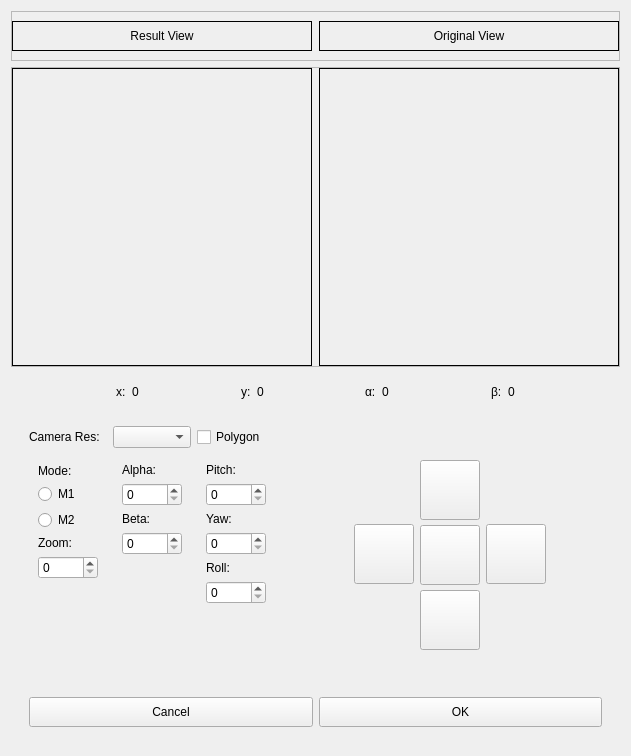
<?xml version="1.0" encoding="UTF-8"?>
<ui version="4.0">
 <class>Setup</class>
 <widget class="QWidget" name="Setup">
  <property name="geometry">
   <rect>
    <x>0</x>
    <y>0</y>
    <width>631</width>
    <height>756</height>
   </rect>
  </property>
  <property name="windowTitle">
   <string>Form</string>
  </property>
  <layout class="QVBoxLayout" name="verticalLayout_5">
   <item>
    <widget class="QFrame" name="verticalFrame_3">
     <layout class="QVBoxLayout" name="wholeFrame">
      <property name="leftMargin">
       <number>0</number>
      </property>
      <property name="topMargin">
       <number>0</number>
      </property>
      <property name="rightMargin">
       <number>0</number>
      </property>
      <property name="bottomMargin">
       <number>0</number>
      </property>
      <item>
       <widget class="QFrame" name="frame_3">
        <property name="minimumSize">
         <size>
          <width>0</width>
          <height>50</height>
         </size>
        </property>
        <property name="frameShape">
         <enum>QFrame::StyledPanel</enum>
        </property>
        <property name="frameShadow">
         <enum>QFrame::Raised</enum>
        </property>
        <layout class="QHBoxLayout" name="horizontalLayout_9">
         <property name="spacing">
          <number>7</number>
         </property>
         <property name="leftMargin">
          <number>0</number>
         </property>
         <property name="topMargin">
          <number>0</number>
         </property>
         <property name="rightMargin">
          <number>0</number>
         </property>
         <property name="bottomMargin">
          <number>0</number>
         </property>
         <item>
          <widget class="QLabel" name="label_title_image_result">
           <property name="minimumSize">
            <size>
             <width>300</width>
             <height>25</height>
            </size>
           </property>
           <property name="maximumSize">
            <size>
             <width>16777215</width>
             <height>30</height>
            </size>
           </property>
           <property name="frameShape">
            <enum>QFrame::Box</enum>
           </property>
           <property name="text">
            <string>Result View</string>
           </property>
           <property name="alignment">
            <set>Qt::AlignCenter</set>
           </property>
          </widget>
         </item>
         <item>
          <widget class="QLabel" name="label_title_original">
           <property name="minimumSize">
            <size>
             <width>300</width>
             <height>25</height>
            </size>
           </property>
           <property name="maximumSize">
            <size>
             <width>16777215</width>
             <height>30</height>
            </size>
           </property>
           <property name="frameShape">
            <enum>QFrame::Box</enum>
           </property>
           <property name="text">
            <string>Original View</string>
           </property>
           <property name="alignment">
            <set>Qt::AlignCenter</set>
           </property>
          </widget>
         </item>
        </layout>
       </widget>
      </item>
      <item>
       <widget class="QFrame" name="frame_2">
        <property name="minimumSize">
         <size>
          <width>0</width>
          <height>300</height>
         </size>
        </property>
        <property name="frameShape">
         <enum>QFrame::StyledPanel</enum>
        </property>
        <property name="frameShadow">
         <enum>QFrame::Raised</enum>
        </property>
        <layout class="QHBoxLayout" name="horizontalLayout_8">
         <property name="spacing">
          <number>7</number>
         </property>
         <property name="leftMargin">
          <number>0</number>
         </property>
         <property name="topMargin">
          <number>0</number>
         </property>
         <property name="rightMargin">
          <number>0</number>
         </property>
         <property name="bottomMargin">
          <number>0</number>
         </property>
         <item>
          <widget class="QLabel" name="label_image_result">
           <property name="minimumSize">
            <size>
             <width>300</width>
             <height>260</height>
            </size>
           </property>
           <property name="frameShape">
            <enum>QFrame::Box</enum>
           </property>
           <property name="text">
            <string/>
           </property>
          </widget>
         </item>
         <item>
          <widget class="QLabel" name="label_image_original">
           <property name="minimumSize">
            <size>
             <width>300</width>
             <height>260</height>
            </size>
           </property>
           <property name="frameShape">
            <enum>QFrame::Box</enum>
           </property>
           <property name="text">
            <string/>
           </property>
          </widget>
         </item>
        </layout>
       </widget>
      </item>
      <item>
       <widget class="QFrame" name="frame">
        <layout class="QHBoxLayout" name="coordinateFrame">
         <item>
          <spacer name="horizontalSpacer_3">
           <property name="orientation">
            <enum>Qt::Horizontal</enum>
           </property>
           <property name="sizeHint" stdset="0">
            <size>
             <width>40</width>
             <height>20</height>
            </size>
           </property>
          </spacer>
         </item>
         <item>
          <widget class="QLabel" name="label_50">
           <property name="sizePolicy">
            <sizepolicy hsizetype="Maximum" vsizetype="Preferred">
             <horstretch>0</horstretch>
             <verstretch>0</verstretch>
            </sizepolicy>
           </property>
           <property name="minimumSize">
            <size>
             <width>10</width>
             <height>20</height>
            </size>
           </property>
           <property name="text">
            <string>x:</string>
           </property>
          </widget>
         </item>
         <item>
          <widget class="QLabel" name="label_pos_x">
           <property name="text">
            <string>0</string>
           </property>
           <property name="alignment">
            <set>Qt::AlignLeading|Qt::AlignLeft|Qt::AlignVCenter</set>
           </property>
          </widget>
         </item>
         <item>
          <spacer name="horizontalSpacer_5">
           <property name="orientation">
            <enum>Qt::Horizontal</enum>
           </property>
           <property name="sizeHint" stdset="0">
            <size>
             <width>40</width>
             <height>20</height>
            </size>
           </property>
          </spacer>
         </item>
         <item>
          <widget class="QLabel" name="label_51">
           <property name="sizePolicy">
            <sizepolicy hsizetype="Maximum" vsizetype="Preferred">
             <horstretch>0</horstretch>
             <verstretch>0</verstretch>
            </sizepolicy>
           </property>
           <property name="minimumSize">
            <size>
             <width>10</width>
             <height>20</height>
            </size>
           </property>
           <property name="text">
            <string>y:</string>
           </property>
          </widget>
         </item>
         <item>
          <widget class="QLabel" name="label_pos_y">
           <property name="text">
            <string>0</string>
           </property>
           <property name="alignment">
            <set>Qt::AlignLeading|Qt::AlignLeft|Qt::AlignVCenter</set>
           </property>
          </widget>
         </item>
         <item>
          <spacer name="horizontalSpacer_6">
           <property name="orientation">
            <enum>Qt::Horizontal</enum>
           </property>
           <property name="sizeHint" stdset="0">
            <size>
             <width>40</width>
             <height>20</height>
            </size>
           </property>
          </spacer>
         </item>
         <item>
          <widget class="QLabel" name="label_52">
           <property name="sizePolicy">
            <sizepolicy hsizetype="Maximum" vsizetype="Preferred">
             <horstretch>0</horstretch>
             <verstretch>0</verstretch>
            </sizepolicy>
           </property>
           <property name="minimumSize">
            <size>
             <width>10</width>
             <height>20</height>
            </size>
           </property>
           <property name="text">
            <string>α:</string>
           </property>
          </widget>
         </item>
         <item>
          <widget class="QLabel" name="label_alpha">
           <property name="text">
            <string>0</string>
           </property>
           <property name="alignment">
            <set>Qt::AlignLeading|Qt::AlignLeft|Qt::AlignVCenter</set>
           </property>
          </widget>
         </item>
         <item>
          <spacer name="horizontalSpacer_7">
           <property name="orientation">
            <enum>Qt::Horizontal</enum>
           </property>
           <property name="sizeHint" stdset="0">
            <size>
             <width>40</width>
             <height>20</height>
            </size>
           </property>
          </spacer>
         </item>
         <item>
          <widget class="QLabel" name="label_53">
           <property name="sizePolicy">
            <sizepolicy hsizetype="Maximum" vsizetype="Preferred">
             <horstretch>0</horstretch>
             <verstretch>0</verstretch>
            </sizepolicy>
           </property>
           <property name="minimumSize">
            <size>
             <width>10</width>
             <height>20</height>
            </size>
           </property>
           <property name="text">
            <string>β:</string>
           </property>
          </widget>
         </item>
         <item>
          <widget class="QLabel" name="label_beta">
           <property name="text">
            <string>0</string>
           </property>
           <property name="alignment">
            <set>Qt::AlignLeading|Qt::AlignLeft|Qt::AlignVCenter</set>
           </property>
          </widget>
         </item>
         <item>
          <spacer name="horizontalSpacer_4">
           <property name="orientation">
            <enum>Qt::Horizontal</enum>
           </property>
           <property name="sizeHint" stdset="0">
            <size>
             <width>40</width>
             <height>20</height>
            </size>
           </property>
          </spacer>
         </item>
        </layout>
       </widget>
      </item>
      <item>
       <widget class="QFrame" name="frame">
        <layout class="QVBoxLayout" name="settingFrame">
         <property name="topMargin">
          <number>0</number>
         </property>
         <item>
          <widget class="QFrame" name="frame">
           <layout class="QHBoxLayout" name="horizontalLayout_2">
            <property name="leftMargin">
             <number>0</number>
            </property>
            <property name="topMargin">
             <number>0</number>
            </property>
            <property name="rightMargin">
             <number>0</number>
            </property>
            <property name="bottomMargin">
             <number>0</number>
            </property>
            <item>
             <widget class="QFrame" name="setModeFrame">
              <layout class="QVBoxLayout" name="verticalLayout_4">
               <item>
                <widget class="QFrame" name="frame_4">
                 <property name="frameShape">
                  <enum>QFrame::NoFrame</enum>
                 </property>
                 <layout class="QHBoxLayout" name="horizontalLayout_7">
                  <property name="leftMargin">
                   <number>0</number>
                  </property>
                  <property name="topMargin">
                   <number>0</number>
                  </property>
                  <property name="rightMargin">
                   <number>0</number>
                  </property>
                  <property name="bottomMargin">
                   <number>0</number>
                  </property>
                  <item>
                   <widget class="QLabel" name="label_15">
                    <property name="minimumSize">
                     <size>
                      <width>0</width>
                      <height>0</height>
                     </size>
                    </property>
                    <property name="maximumSize">
                     <size>
                      <width>16777215</width>
                      <height>16777215</height>
                     </size>
                    </property>
                    <property name="text">
                     <string>Camera Res:</string>
                    </property>
                   </widget>
                  </item>
                  <item>
                   <widget class="QComboBox" name="comboBox_resolution_sources">
                    <property name="minimumSize">
                     <size>
                      <width>0</width>
                      <height>0</height>
                     </size>
                    </property>
                    <property name="maximumSize">
                     <size>
                      <width>16777215</width>
                      <height>26</height>
                     </size>
                    </property>
                   </widget>
                  </item>
                  <item>
                   <widget class="QCheckBox" name="checkBox">
                    <property name="text">
                     <string>Polygon</string>
                    </property>
                   </widget>
                  </item>
                 </layout>
                </widget>
               </item>
               <item>
                <widget class="QFrame" name="frame_5">
                 <layout class="QHBoxLayout" name="horizontalLayout_6">
                  <property name="leftMargin">
                   <number>0</number>
                  </property>
                  <property name="topMargin">
                   <number>0</number>
                  </property>
                  <property name="rightMargin">
                   <number>0</number>
                  </property>
                  <property name="bottomMargin">
                   <number>0</number>
                  </property>
                  <item>
                   <widget class="QFrame" name="modeSelect">
                    <layout class="QVBoxLayout" name="verticalLayout_6">
                     <item>
                      <widget class="QLabel" name="modeLab">
                       <property name="minimumSize">
                        <size>
                         <width>60</width>
                         <height>15</height>
                        </size>
                       </property>
                       <property name="text">
                        <string>Mode:</string>
                       </property>
                      </widget>
                     </item>
                     <item>
                      <widget class="QRadioButton" name="m1Button">
                       <property name="text">
                        <string>M1</string>
                       </property>
                       <attribute name="buttonGroup">
                        <string notr="true">modeSelectGroup</string>
                       </attribute>
                      </widget>
                     </item>
                     <item>
                      <widget class="QRadioButton" name="m2Button">
                       <property name="text">
                        <string>M2</string>
                       </property>
                       <attribute name="buttonGroup">
                        <string notr="true">modeSelectGroup</string>
                       </attribute>
                      </widget>
                     </item>
                     <item>
                      <widget class="QLabel" name="zoomLabMode_2">
                       <property name="minimumSize">
                        <size>
                         <width>60</width>
                         <height>10</height>
                        </size>
                       </property>
                       <property name="text">
                        <string>Zoom:</string>
                       </property>
                      </widget>
                     </item>
                     <item>
                      <widget class="QSpinBox" name="zoomSpinbox">
                       <property name="minimumSize">
                        <size>
                         <width>60</width>
                         <height>20</height>
                        </size>
                       </property>
                      </widget>
                     </item>
                     <item>
                      <spacer name="verticalSpacer_3">
                       <property name="orientation">
                        <enum>Qt::Vertical</enum>
                       </property>
                       <property name="sizeHint" stdset="0">
                        <size>
                         <width>20</width>
                         <height>40</height>
                        </size>
                       </property>
                      </spacer>
                     </item>
                    </layout>
                   </widget>
                  </item>
                  <item>
                   <widget class="QFrame" name="frameMode1">
                    <layout class="QVBoxLayout" name="verticalLayout_3">
                     <item>
                      <widget class="QLabel" name="setLab1">
                       <property name="minimumSize">
                        <size>
                         <width>60</width>
                         <height>10</height>
                        </size>
                       </property>
                       <property name="text">
                        <string>Alpha:</string>
                       </property>
                      </widget>
                     </item>
                     <item>
                      <widget class="QSpinBox" name="alphaSpinbox">
                       <property name="minimumSize">
                        <size>
                         <width>60</width>
                         <height>20</height>
                        </size>
                       </property>
                      </widget>
                     </item>
                     <item>
                      <widget class="QLabel" name="setLab2">
                       <property name="minimumSize">
                        <size>
                         <width>60</width>
                         <height>10</height>
                        </size>
                       </property>
                       <property name="text">
                        <string>Beta:</string>
                       </property>
                      </widget>
                     </item>
                     <item>
                      <widget class="QSpinBox" name="betaSpinbox">
                       <property name="minimumSize">
                        <size>
                         <width>60</width>
                         <height>20</height>
                        </size>
                       </property>
                      </widget>
                     </item>
                     <item>
                      <spacer name="verticalSpacer_2">
                       <property name="orientation">
                        <enum>Qt::Vertical</enum>
                       </property>
                       <property name="sizeHint" stdset="0">
                        <size>
                         <width>20</width>
                         <height>40</height>
                        </size>
                       </property>
                      </spacer>
                     </item>
                    </layout>
                   </widget>
                  </item>
                  <item>
                   <widget class="QFrame" name="frameMode2">
                    <layout class="QVBoxLayout" name="verticalLayout_2">
                     <item>
                      <widget class="QLabel" name="setLab3">
                       <property name="minimumSize">
                        <size>
                         <width>60</width>
                         <height>10</height>
                        </size>
                       </property>
                       <property name="text">
                        <string>Pitch:</string>
                       </property>
                      </widget>
                     </item>
                     <item>
                      <widget class="QSpinBox" name="pitchSpinbox">
                       <property name="minimumSize">
                        <size>
                         <width>60</width>
                         <height>20</height>
                        </size>
                       </property>
                      </widget>
                     </item>
                     <item>
                      <widget class="QLabel" name="zoomLabMode">
                       <property name="minimumSize">
                        <size>
                         <width>60</width>
                         <height>10</height>
                        </size>
                       </property>
                       <property name="text">
                        <string>Yaw:</string>
                       </property>
                      </widget>
                     </item>
                     <item>
                      <widget class="QSpinBox" name="yawSpinbox">
                       <property name="minimumSize">
                        <size>
                         <width>60</width>
                         <height>20</height>
                        </size>
                       </property>
                      </widget>
                     </item>
                     <item>
                      <widget class="QLabel" name="zoomLabMode_4">
                       <property name="minimumSize">
                        <size>
                         <width>60</width>
                         <height>10</height>
                        </size>
                       </property>
                       <property name="text">
                        <string>Roll:</string>
                       </property>
                      </widget>
                     </item>
                     <item>
                      <widget class="QSpinBox" name="rollSpinbox">
                       <property name="minimumSize">
                        <size>
                         <width>60</width>
                         <height>20</height>
                        </size>
                       </property>
                      </widget>
                     </item>
                     <item>
                      <spacer name="verticalSpacer">
                       <property name="orientation">
                        <enum>Qt::Vertical</enum>
                       </property>
                       <property name="sizeHint" stdset="0">
                        <size>
                         <width>20</width>
                         <height>40</height>
                        </size>
                       </property>
                      </spacer>
                     </item>
                    </layout>
                   </widget>
                  </item>
                 </layout>
                </widget>
               </item>
              </layout>
             </widget>
            </item>
            <item>
             <widget class="QFrame" name="navigationFrame">
              <layout class="QHBoxLayout" name="horizontalLayout_4">
               <property name="leftMargin">
                <number>0</number>
               </property>
               <property name="topMargin">
                <number>0</number>
               </property>
               <property name="rightMargin">
                <number>0</number>
               </property>
               <property name="bottomMargin">
                <number>0</number>
               </property>
               <item>
                <widget class="QFrame" name="frame">
                 <layout class="QHBoxLayout" name="horizontalLayout">
                  <property name="leftMargin">
                   <number>0</number>
                  </property>
                  <property name="rightMargin">
                   <number>0</number>
                  </property>
                  <item>
                   <spacer name="horizontalSpacer_11">
                    <property name="orientation">
                     <enum>Qt::Horizontal</enum>
                    </property>
                    <property name="sizeType">
                     <enum>QSizePolicy::Expanding</enum>
                    </property>
                    <property name="sizeHint" stdset="0">
                     <size>
                      <width>80</width>
                      <height>20</height>
                     </size>
                    </property>
                   </spacer>
                  </item>
                  <item>
                   <widget class="QPushButton" name="leftButton">
                    <property name="minimumSize">
                     <size>
                      <width>60</width>
                      <height>60</height>
                     </size>
                    </property>
                    <property name="maximumSize">
                     <size>
                      <width>50</width>
                      <height>50</height>
                     </size>
                    </property>
                    <property name="text">
                     <string/>
                    </property>
                    <property name="icon">
                     <iconset resource="resources/surveillance.qrc">
                      <normaloff>:/icon/left.png</normaloff>:/icon/left.png</iconset>
                    </property>
                   </widget>
                  </item>
                 </layout>
                </widget>
               </item>
               <item>
                <widget class="QFrame" name="frame">
                 <property name="layoutDirection">
                  <enum>Qt::LeftToRight</enum>
                 </property>
                 <layout class="QVBoxLayout" name="verticalLayout">
                  <property name="spacing">
                   <number>5</number>
                  </property>
                  <property name="leftMargin">
                   <number>0</number>
                  </property>
                  <property name="rightMargin">
                   <number>0</number>
                  </property>
                  <item>
                   <spacer name="verticalSpacer_4">
                    <property name="orientation">
                     <enum>Qt::Vertical</enum>
                    </property>
                    <property name="sizeHint" stdset="0">
                     <size>
                      <width>20</width>
                      <height>20</height>
                     </size>
                    </property>
                   </spacer>
                  </item>
                  <item>
                   <widget class="QPushButton" name="topButton">
                    <property name="minimumSize">
                     <size>
                      <width>60</width>
                      <height>60</height>
                     </size>
                    </property>
                    <property name="maximumSize">
                     <size>
                      <width>50</width>
                      <height>50</height>
                     </size>
                    </property>
                    <property name="text">
                     <string/>
                    </property>
                    <property name="icon">
                     <iconset resource="resources/surveillance.qrc">
                      <normaloff>:/icon/up.png</normaloff>:/icon/up.png</iconset>
                    </property>
                   </widget>
                  </item>
                  <item>
                   <widget class="QPushButton" name="centerButton">
                    <property name="minimumSize">
                     <size>
                      <width>60</width>
                      <height>60</height>
                     </size>
                    </property>
                    <property name="maximumSize">
                     <size>
                      <width>50</width>
                      <height>50</height>
                     </size>
                    </property>
                    <property name="text">
                     <string/>
                    </property>
                    <property name="icon">
                     <iconset resource="resources/surveillance.qrc">
                      <normaloff>:/icon/center.png</normaloff>:/icon/center.png</iconset>
                    </property>
                   </widget>
                  </item>
                  <item>
                   <widget class="QPushButton" name="belowButton">
                    <property name="minimumSize">
                     <size>
                      <width>60</width>
                      <height>60</height>
                     </size>
                    </property>
                    <property name="maximumSize">
                     <size>
                      <width>50</width>
                      <height>50</height>
                     </size>
                    </property>
                    <property name="text">
                     <string/>
                    </property>
                    <property name="icon">
                     <iconset resource="resources/surveillance.qrc">
                      <normaloff>:/icon/down.png</normaloff>:/icon/down.png</iconset>
                    </property>
                   </widget>
                  </item>
                  <item>
                   <spacer name="verticalSpacer_5">
                    <property name="orientation">
                     <enum>Qt::Vertical</enum>
                    </property>
                    <property name="sizeHint" stdset="0">
                     <size>
                      <width>20</width>
                      <height>20</height>
                     </size>
                    </property>
                   </spacer>
                  </item>
                 </layout>
                </widget>
               </item>
               <item>
                <widget class="QFrame" name="frame">
                 <layout class="QHBoxLayout" name="horizontalLayout_3">
                  <property name="leftMargin">
                   <number>0</number>
                  </property>
                  <property name="rightMargin">
                   <number>0</number>
                  </property>
                  <item>
                   <widget class="QPushButton" name="rightButton">
                    <property name="minimumSize">
                     <size>
                      <width>60</width>
                      <height>60</height>
                     </size>
                    </property>
                    <property name="maximumSize">
                     <size>
                      <width>50</width>
                      <height>50</height>
                     </size>
                    </property>
                    <property name="text">
                     <string/>
                    </property>
                    <property name="icon">
                     <iconset resource="resources/surveillance.qrc">
                      <normaloff>:/icon/right.png</normaloff>:/icon/right.png</iconset>
                    </property>
                   </widget>
                  </item>
                 </layout>
                </widget>
               </item>
               <item>
                <spacer name="horizontalSpacer_8">
                 <property name="orientation">
                  <enum>Qt::Horizontal</enum>
                 </property>
                 <property name="sizeType">
                  <enum>QSizePolicy::Expanding</enum>
                 </property>
                 <property name="sizeHint" stdset="0">
                  <size>
                   <width>80</width>
                   <height>20</height>
                  </size>
                 </property>
                </spacer>
               </item>
              </layout>
             </widget>
            </item>
           </layout>
          </widget>
         </item>
         <item>
          <widget class="QFrame" name="frame">
           <layout class="QHBoxLayout" name="endFrame">
            <item>
             <widget class="QPushButton" name="cancelButton">
              <property name="minimumSize">
               <size>
                <width>120</width>
                <height>30</height>
               </size>
              </property>
              <property name="text">
               <string>Cancel</string>
              </property>
             </widget>
            </item>
            <item>
             <widget class="QPushButton" name="okButton">
              <property name="minimumSize">
               <size>
                <width>120</width>
                <height>30</height>
               </size>
              </property>
              <property name="text">
               <string>OK</string>
              </property>
             </widget>
            </item>
           </layout>
          </widget>
         </item>
        </layout>
       </widget>
      </item>
     </layout>
    </widget>
   </item>
  </layout>
 </widget>
 <resources>
  <include location="resources/surveillance.qrc"/>
 </resources>
 <connections/>
 <buttongroups>
  <buttongroup name="modeSelectGroup"/>
 </buttongroups>
</ui>
